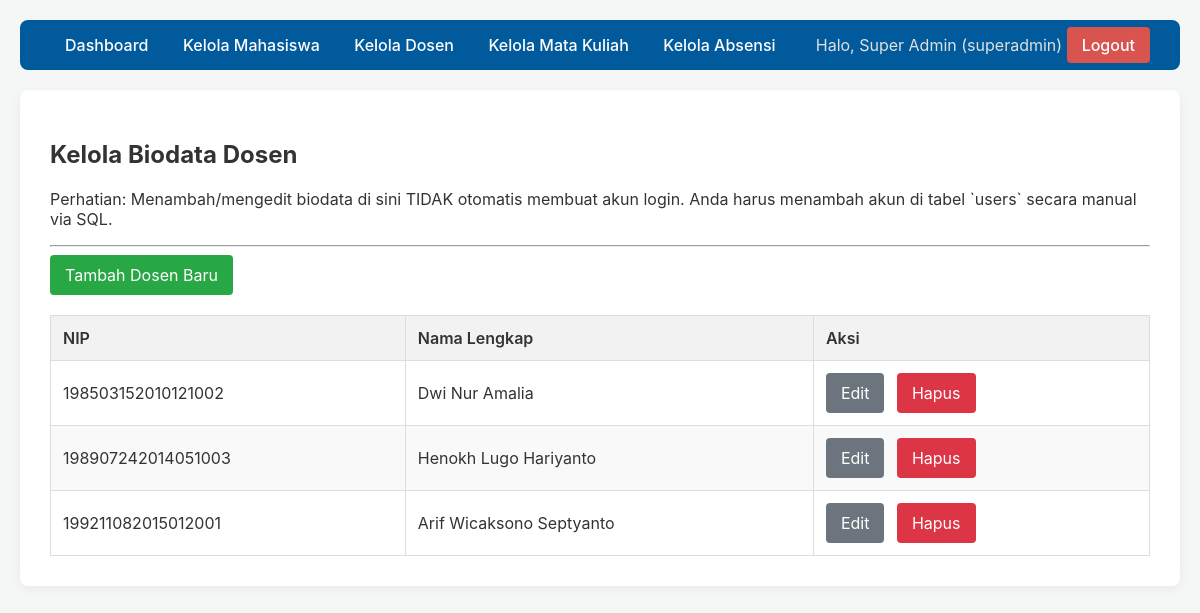
The page /superadmin/kelola_dosen.php (signed in) on the database its author committed.
### tables this page shows
CREATE TABLE dosen (
  id_dosen int AUTO_INCREMENT PRIMARY KEY NOT NULL,
  nip varchar(20) NOT NULL,
  nama_dosen varchar(100) NOT NULL
);

### superadmin/kelola_dosen.php (the view, shortened to what this page needs)
<?php
require __DIR__ . '/../templates/header.php';
$stmt = $pdo->query("SELECT * FROM dosen ORDER BY nip ASC");
$dosen_list = $stmt->fetchAll();
?>
<h2>Kelola Biodata Dosen</h2>
<p>Perhatian: Menambah/mengedit biodata di sini TIDAK otomatis membuat akun login. Anda harus menambah akun di tabel `users` secara manual via SQL.</p>
<hr>
<a href="tambah_dosen.php" class="btn btn-success">Tambah Dosen Baru</a>
<table>
    <thead>
        <tr>
            <th>NIP</th>
            <th>Nama Lengkap</th>
            <th>Aksi</th>
        </tr>
    </thead>
    <tbody>
        <?php foreach ($dosen_list as $mhs): ?>
            <tr>
                <td><?= htmlspecialchars($mhs['nip']) ?></td>
                <td><?= htmlspecialchars($mhs['nama_dosen']) ?></td>
                <td class="actions">
                    <a href="edit_dosen.php?id=<?= $mhs['id_dosen'] ?>" class="btn btn-secondary">Edit</a>
                    <a href="hapus_dosen.php?id=<?= $mhs['id_dosen'] ?>" class="btn btn-danger" onclick="return confirm('Yakin? Menghapus biodata ini akan menghapus akun login terkait.')">Hapus</a>
                </td>
            </tr>
        <?php endforeach; ?>
    </tbody>
</table>
<?php require __DIR__ . '/../templates/footer.php'; ?>

### assets/style.css (style rules this page uses)
body { font-family: -apple-system, BlinkMacSystemFont, "Segoe UI", Roboto, Helvetica, Arial, sans-serif; background-color: #f4f7f6; margin: 0; padding: 20px; color: #333; }
.btn { background-color: #007bff; color: white; padding: 10px 15px; border: none; border-radius: 4px; cursor: pointer; font-size: 16px; text-decoration: none; display: inline-block; }
.btn-success { background-color: #28a745; }
.btn-danger { background-color: #dc3545; }
.btn-secondary { background-color: #6c757d; }
table { width: 100%; border-collapse: collapse; margin-top: 20px; }
table th, table td { border: 1px solid #ddd; padding: 12px; text-align: left; }
table th { background-color: #f2f2f2; font-weight: 600; }
table tr:nth-child(even) { background-color: #f9f9f9; }
table .actions a { margin-right: 8px; text-decoration: none; }

### rows shown on the page
dosen: nip "198503152010121002", nama_dosen "Dwi Nur Amalia"
dosen: nip "198907242014051003", nama_dosen "Henokh Lugo Hariyanto"
dosen: nip "199211082015012001", nama_dosen "Arif Wicaksono Septyanto"

### other values the page prints
$current_user['display_name'] "Super Admin"
$current_role "superadmin"
